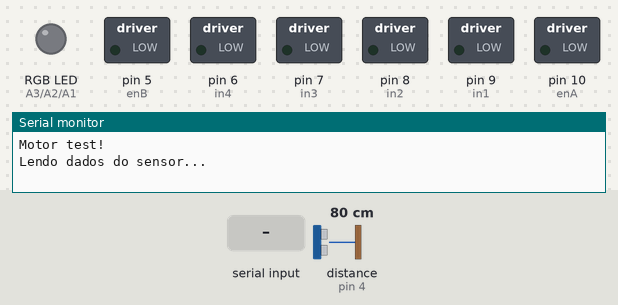
Bench run of a sketch on a simulated Arduino Uno, built with avr-gcc and run on an emulated ATmega328P. On the bench: switched loads named in the sketch (green lamp = pin HIGH), an RGB LED mixed from three pins (HIGH = lit), the last lines printed to the serial monitor. Inputs (shaded band) come from the test bench; at power-on: distance to the obstacle (sensor on pin 4) 80 cm. The echo pulse lasts 58.3 µs per cm.

Above: at 1.2 s.
1.3 s: "S" received over Serial
At 2.2 s:
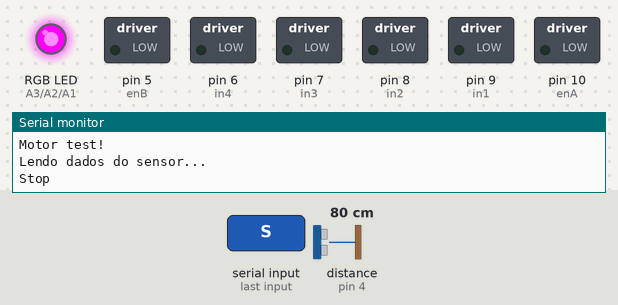
2.8 s: "F" received over Serial
At 3.4 s:
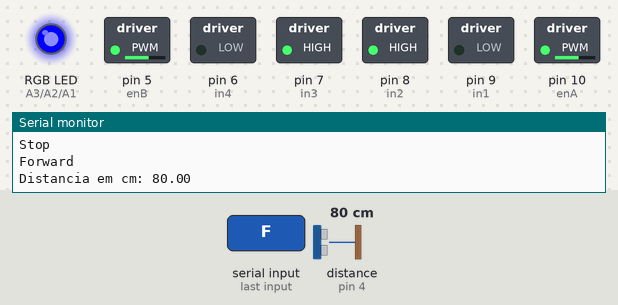
4.3 s: "B" received over Serial
At 5.5 s:
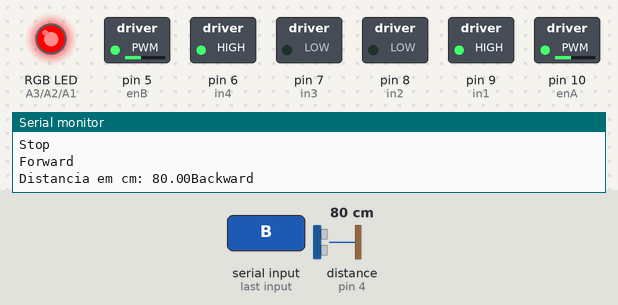
5.8 s: "R" received over Serial
At 6.8 s:
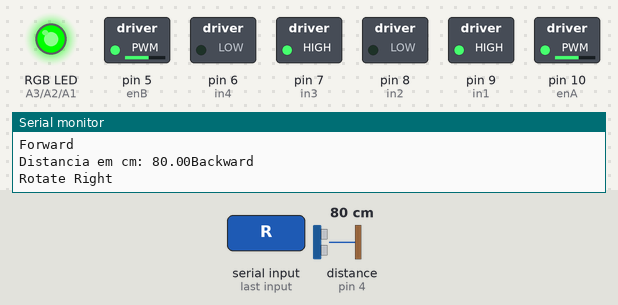
7.3 s: "L" received over Serial
At 8.0 s:
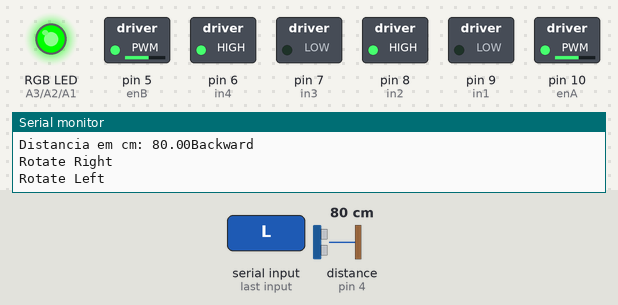
8.8 s: "W" received over Serial
At 9.1 s:
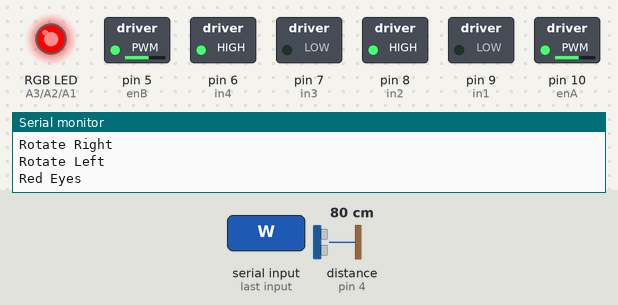
Timing chart, 0 to 11.3 s (numbered marks = the images above; inputs shaded):
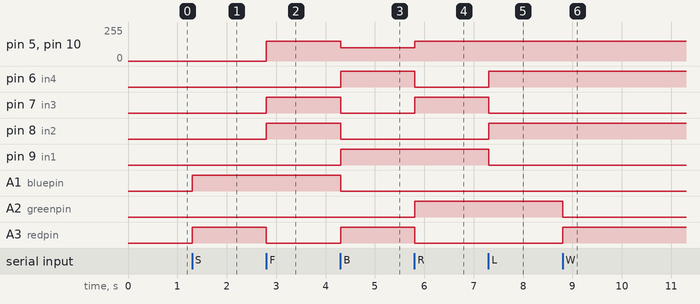

Measured:
- after the input at 1.3 s, A1 (bluepin), A3 (redpin): LOW → HIGH at once
- after the input at 2.8 s, pin 5 (enB), pin 10 (enA): 0/255 → 150/255 at once; pin 7 (in3), pin 8 (in2): LOW → HIGH at once; A3 (redpin): HIGH → LOW at once
- after the input at 4.3 s, pin 5 (enB), pin 10 (enA): 150/255 → 100/255 at once; pin 6 (in4), pin 9 (in1), A3 (redpin): LOW → HIGH at once; pin 7 (in3), pin 8 (in2), A1 (bluepin): HIGH → LOW at once
- after the input at 5.8 s, pin 5 (enB), pin 10 (enA): 100/255 → 150/255 at once; pin 6 (in4), A3 (redpin): HIGH → LOW at once; pin 7 (in3), A2 (greenpin): LOW → HIGH at once
- after the input at 7.3 s, pin 6 (in4), pin 8 (in2): LOW → HIGH at once; pin 7 (in3), pin 9 (in1): HIGH → LOW at once
- after the input at 8.8 s, A2 (greenpin): HIGH → LOW at once; A3 (redpin): LOW → HIGH at once

The sketch:

robo.ino
```cpp
int incomingByte = 0;
#include <SoftwareSerial.h>

#include <Ultrasonic.h>

//Define os pinos para o trigger e echo
#define pino_trigger 2
#define pino_echo 4

//Inicializa o sensor nos pinos definidos acima
Ultrasonic ultrasonic(pino_trigger, pino_echo);


int enA = 10;//right motor (robot's right)
int in1 = 9;
int in2 = 8;

int enB = 5;//left motor (robot's left)
int in3 = 7;
int in4 = 6;


int redpin  = A3; //vermelho//define RGB LED pins
int greenpin= A2; // verde
int bluepin = A1; //azul

int speed = 150; //change speed here, can range from 0 to 255.


void setup()
{

  Serial.begin(9600); //Use serial monitor at 9600 for debugging and controlling from computer
  Serial.println("Motor test!");
  Serial.println("Lendo dados do sensor...");

  pinMode(enA, OUTPUT);
  pinMode(enB, OUTPUT);
  pinMode(in1, OUTPUT);
  pinMode(in2, OUTPUT);
  pinMode(in3, OUTPUT);
  pinMode(in4, OUTPUT);

}


void left()
{
  digitalWrite(in1, LOW);
  digitalWrite(in2, HIGH);

  analogWrite(enA, speed);

  digitalWrite(in3, LOW);
  digitalWrite(in4, HIGH);

  analogWrite(enB, speed);
}

void right()
{

  digitalWrite(in1, HIGH);
  digitalWrite(in2, LOW);

  analogWrite(enA, speed);

  digitalWrite(in3, HIGH);
  digitalWrite(in4, LOW);

  analogWrite(enB, speed);
}

void forward()
{
  digitalWrite(in1, LOW);
  digitalWrite(in2, HIGH);

  analogWrite(enA, speed);

  digitalWrite(in3, HIGH);
  digitalWrite(in4, LOW);

  analogWrite(enB, speed);
}

void backward()
{

  digitalWrite(in1, HIGH);
  digitalWrite(in2, LOW);

  analogWrite(enA, 100);

  digitalWrite(in3, LOW);
  digitalWrite(in4, HIGH);

  analogWrite(enB, 100);
}

void stop()
{
  digitalWrite(in1, LOW);
  digitalWrite(in2, LOW);
  digitalWrite(in3, LOW);
  digitalWrite(in4, LOW);
}

void RGB (int R, int G, int B) {

  analogWrite(redpin, R);
  analogWrite(greenpin, G);
  analogWrite(bluepin, B);
}

void loop()
{


  float cmMsec, inMsec;
  long microsec = ultrasonic.timing();
  cmMsec = ultrasonic.convert(microsec, Ultrasonic::CM);
  inMsec = ultrasonic.convert(microsec, Ultrasonic::IN);


  if (Serial.available() > 0) {
    incomingByte = Serial.read();
  }


  switch (incomingByte)
  {
    case 'S':

      {
        RGB(255, 0, 255); //vermelho
        stop();
        Serial.println("Stop\n");
        incomingByte = '*';
      }

      break;

    case 'F':

      {
        RGB(0, 0, 255); //roxo

        Serial.println("Forward\n");
        incomingByte = '*';

        Serial.print("Distancia em cm: ");
        Serial.print(cmMsec);

        if (cmMsec >= 15.0) {
          forward();
        }


      }
      break;

    case 'B':

      {
        backward();
        RGB(255, 0, 0); //roxo
        Serial.println("Backward\n");
        incomingByte = '*';
      }
      break;

    case 'R':

      {
        RGB(0, 255, 0); //verde
        right();
        Serial.println("Rotate Right\n");
        incomingByte = '*';
      }
      break;


    case 'L':

      {
        left();
        RGB(0, 255, 0); //verde
        Serial.println("Rotate Left\n");
        incomingByte = '*';
      }
      break;

    case 'W':

      {
        RGB(255, 0, 0); //red
        Serial.println("Red Eyes");
        incomingByte = '*';
      }
      break;

    case 'V':

      {
        RGB(0, 255, 0); //green
        Serial.println("Green Eyes");
        incomingByte = '*';
      }
      break;
  }

}
```
